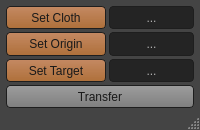
<?xml version="1.0" encoding="UTF-8"?>
<ui version="4.0">
 <class>ldmt_clothTransfer</class>
 <widget class="QMainWindow" name="ldmt_clothTransfer">
  <property name="geometry">
   <rect>
    <x>0</x>
    <y>0</y>
    <width>200</width>
    <height>130</height>
   </rect>
  </property>
  <property name="minimumSize">
   <size>
    <width>200</width>
    <height>130</height>
   </size>
  </property>
  <property name="maximumSize">
   <size>
    <width>200</width>
    <height>300</height>
   </size>
  </property>
  <property name="windowTitle">
   <string>Cloth Transfer Tool</string>
  </property>
  <property name="styleSheet">
   <string notr="true">QMainWindow{
background-color: rgb(68,68,68);
}
QWidget#centralwidget{
background-color: rgb(68,68,68);
}
QPushButton{ 
border:1px solid rgb(30,30,30);
border-radius:4px;
background-color: qlineargradient(spread:pad, x1:1, y1:1, x2:1, y2:0, stop:0 rgba(189, 118, 57, 225), stop:1 rgba(235, 158, 108, 195));
color:rgb(25,25,25);}
QPushButton:hover{ 
 border:1px solid rgb(30,30,30);
background-color: qlineargradient(spread:pad, x1:1, y1:1, x2:1, y2:0, stop:0 rgba(189, 118, 57, 225), stop:1 rgba(255, 178, 128, 195));
color:rgb(25,25,25);}
QPushButton:pressed{ 
 border:1px solid rgb(30,30,30);
background-color: qlineargradient(spread:pad, x1:1, y1:1, x2:1, y2:0, stop:0 rgba(235, 158, 108, 195), stop:1 rgba( 189, 118, 57, 225));
color:rgb(25,25,25);}

QRadioButton{
color:rgb(175,175,175);
}
QCheckBox{
color:rgb(175,175,175);
}

QStatusBar QLabel {
    border: 3px solid white;
}

QStatusBar {
    color: rgb(175,175,175);
}

QStatusBar::item {
    border: 1px solid red;
    border-radius: 3px;
}</string>
  </property>
  <widget class="QWidget" name="centralwidget">
   <property name="minimumSize">
    <size>
     <width>200</width>
     <height>0</height>
    </size>
   </property>
   <property name="maximumSize">
    <size>
     <width>200</width>
     <height>16777215</height>
    </size>
   </property>
   <layout class="QGridLayout" name="gridLayout">
    <property name="leftMargin">
     <number>6</number>
    </property>
    <property name="topMargin">
     <number>6</number>
    </property>
    <property name="rightMargin">
     <number>6</number>
    </property>
    <property name="bottomMargin">
     <number>0</number>
    </property>
    <property name="spacing">
     <number>3</number>
    </property>
    <item row="0" column="0">
     <widget class="QPushButton" name="btn_setCloth">
      <property name="sizePolicy">
       <sizepolicy hsizetype="Minimum" vsizetype="Preferred">
        <horstretch>0</horstretch>
        <verstretch>0</verstretch>
       </sizepolicy>
      </property>
      <property name="minimumSize">
       <size>
        <width>100</width>
        <height>20</height>
       </size>
      </property>
      <property name="maximumSize">
       <size>
        <width>16777215</width>
        <height>90</height>
       </size>
      </property>
      <property name="font">
       <font>
        <family>Segoe UI</family>
       </font>
      </property>
      <property name="cursor">
       <cursorShape>PointingHandCursor</cursorShape>
      </property>
      <property name="statusTip">
       <string>Set cloth you want to transfer.</string>
      </property>
      <property name="styleSheet">
       <string notr="true">QPushButton{ 
border:1px solid rgb(30,30,30);
border-radius:4px;
background-color: qlineargradient(spread:pad, x1:1, y1:1, x2:1, y2:0, stop:0 rgba(189, 118, 57, 225), stop:1 rgba(235, 158, 108, 195));
color:rgb(25,25,25);}
QPushButton:hover{ 
 border:1px solid rgb(30,30,30);
background-color: qlineargradient(spread:pad, x1:1, y1:1, x2:1, y2:0, stop:0 rgba(189, 118, 57, 225), stop:1 rgba(255, 178, 128, 195));
color:rgb(25,25,25);}
QPushButton:pressed{ 
 border:1px solid rgb(30,30,30);
background-color: qlineargradient(spread:pad, x1:1, y1:1, x2:1, y2:0, stop:0 rgba(235, 158, 108, 195), stop:1 rgba( 189, 118, 57, 225));
color:rgb(25,25,25);}
</string>
      </property>
      <property name="text">
       <string>Set Cloth</string>
      </property>
     </widget>
    </item>
    <item row="1" column="0">
     <widget class="QPushButton" name="btn_setOrigin">
      <property name="sizePolicy">
       <sizepolicy hsizetype="Minimum" vsizetype="Preferred">
        <horstretch>0</horstretch>
        <verstretch>0</verstretch>
       </sizepolicy>
      </property>
      <property name="minimumSize">
       <size>
        <width>100</width>
        <height>20</height>
       </size>
      </property>
      <property name="maximumSize">
       <size>
        <width>16777215</width>
        <height>90</height>
       </size>
      </property>
      <property name="font">
       <font>
        <family>Segoe UI</family>
       </font>
      </property>
      <property name="cursor">
       <cursorShape>PointingHandCursor</cursorShape>
      </property>
      <property name="statusTip">
       <string>Set origin body.</string>
      </property>
      <property name="styleSheet">
       <string notr="true">QPushButton{ 
border:1px solid rgb(30,30,30);
border-radius:4px;
background-color: qlineargradient(spread:pad, x1:1, y1:1, x2:1, y2:0, stop:0 rgba(189, 118, 57, 225), stop:1 rgba(235, 158, 108, 195));
color:rgb(25,25,25);}
QPushButton:hover{ 
 border:1px solid rgb(30,30,30);
background-color: qlineargradient(spread:pad, x1:1, y1:1, x2:1, y2:0, stop:0 rgba(189, 118, 57, 225), stop:1 rgba(255, 178, 128, 195));
color:rgb(25,25,25);}
QPushButton:pressed{ 
 border:1px solid rgb(30,30,30);
background-color: qlineargradient(spread:pad, x1:1, y1:1, x2:1, y2:0, stop:0 rgba(235, 158, 108, 195), stop:1 rgba( 189, 118, 57, 225));
color:rgb(25,25,25);}
</string>
      </property>
      <property name="text">
       <string>Set Origin</string>
      </property>
     </widget>
    </item>
    <item row="2" column="0">
     <widget class="QPushButton" name="btn_setTarget">
      <property name="sizePolicy">
       <sizepolicy hsizetype="Minimum" vsizetype="Preferred">
        <horstretch>0</horstretch>
        <verstretch>0</verstretch>
       </sizepolicy>
      </property>
      <property name="minimumSize">
       <size>
        <width>100</width>
        <height>20</height>
       </size>
      </property>
      <property name="maximumSize">
       <size>
        <width>16777215</width>
        <height>90</height>
       </size>
      </property>
      <property name="font">
       <font>
        <family>Segoe UI</family>
       </font>
      </property>
      <property name="cursor">
       <cursorShape>PointingHandCursor</cursorShape>
      </property>
      <property name="statusTip">
       <string>Set target body.</string>
      </property>
      <property name="styleSheet">
       <string notr="true">QPushButton{ 
border:1px solid rgb(30,30,30);
border-radius:4px;
background-color: qlineargradient(spread:pad, x1:1, y1:1, x2:1, y2:0, stop:0 rgba(189, 118, 57, 225), stop:1 rgba(235, 158, 108, 195));
color:rgb(25,25,25);}
QPushButton:hover{ 
 border:1px solid rgb(30,30,30);
background-color: qlineargradient(spread:pad, x1:1, y1:1, x2:1, y2:0, stop:0 rgba(189, 118, 57, 225), stop:1 rgba(255, 178, 128, 195));
color:rgb(25,25,25);}
QPushButton:pressed{ 
 border:1px solid rgb(30,30,30);
background-color: qlineargradient(spread:pad, x1:1, y1:1, x2:1, y2:0, stop:0 rgba(235, 158, 108, 195), stop:1 rgba( 189, 118, 57, 225));
color:rgb(25,25,25);}
</string>
      </property>
      <property name="text">
       <string>Set Target</string>
      </property>
     </widget>
    </item>
    <item row="2" column="1">
     <widget class="QPushButton" name="btn_selectTarget">
      <property name="sizePolicy">
       <sizepolicy hsizetype="Preferred" vsizetype="Preferred">
        <horstretch>0</horstretch>
        <verstretch>0</verstretch>
       </sizepolicy>
      </property>
      <property name="minimumSize">
       <size>
        <width>0</width>
        <height>20</height>
       </size>
      </property>
      <property name="maximumSize">
       <size>
        <width>16777215</width>
        <height>90</height>
       </size>
      </property>
      <property name="font">
       <font>
        <family>Segoe UI</family>
       </font>
      </property>
      <property name="cursor">
       <cursorShape>PointingHandCursor</cursorShape>
      </property>
      <property name="statusTip">
       <string>Click to select the faces you set as target.</string>
      </property>
      <property name="styleSheet">
       <string notr="true">QPushButton{ 
 border:1px solid rgb(30,30,30);
background-color: rgb(30, 30, 30, 215);
color:rgb(175,175,175);}


QPushButton:hover{ 
 border:1px solid rgb(30,30,30);
background-color: rgb(75,75,75, 215);
color:rgb(175,175,175);}

QPushButton:pressed{ 
 border:1px solid rgb(30,30,30);
background-color: rgb(100,100,100, 215);
color:rgb(175,175,175);}
</string>
      </property>
      <property name="text">
       <string>...</string>
      </property>
     </widget>
    </item>
    <item row="1" column="1">
     <widget class="QPushButton" name="btn_selectOrigin">
      <property name="sizePolicy">
       <sizepolicy hsizetype="Preferred" vsizetype="Preferred">
        <horstretch>0</horstretch>
        <verstretch>0</verstretch>
       </sizepolicy>
      </property>
      <property name="minimumSize">
       <size>
        <width>0</width>
        <height>20</height>
       </size>
      </property>
      <property name="maximumSize">
       <size>
        <width>16777215</width>
        <height>90</height>
       </size>
      </property>
      <property name="font">
       <font>
        <family>Segoe UI</family>
       </font>
      </property>
      <property name="cursor">
       <cursorShape>PointingHandCursor</cursorShape>
      </property>
      <property name="statusTip">
       <string>Click to select the verts you set as target.</string>
      </property>
      <property name="styleSheet">
       <string notr="true">QPushButton{ 
 border:1px solid rgb(30,30,30);
background-color: rgb(30, 30, 30, 215);
color:rgb(175,175,175);}


QPushButton:hover{ 
 border:1px solid rgb(30,30,30);
background-color: rgb(75,75,75, 215);
color:rgb(175,175,175);}

QPushButton:pressed{ 
 border:1px solid rgb(30,30,30);
background-color: rgb(100,100,100, 215);
color:rgb(175,175,175);}
</string>
      </property>
      <property name="text">
       <string>...</string>
      </property>
     </widget>
    </item>
    <item row="0" column="1">
     <widget class="QPushButton" name="btn_selectCloth">
      <property name="sizePolicy">
       <sizepolicy hsizetype="Preferred" vsizetype="Preferred">
        <horstretch>0</horstretch>
        <verstretch>0</verstretch>
       </sizepolicy>
      </property>
      <property name="minimumSize">
       <size>
        <width>0</width>
        <height>20</height>
       </size>
      </property>
      <property name="maximumSize">
       <size>
        <width>16777215</width>
        <height>90</height>
       </size>
      </property>
      <property name="font">
       <font>
        <family>Segoe UI</family>
       </font>
      </property>
      <property name="cursor">
       <cursorShape>PointingHandCursor</cursorShape>
      </property>
      <property name="statusTip">
       <string>Click to select the meshes you set as base mesh.</string>
      </property>
      <property name="styleSheet">
       <string notr="true">QPushButton{ 
 border:1px solid rgb(30,30,30);
background-color: rgb(30, 30, 30, 215);
color:rgb(175,175,175);}


QPushButton:hover{ 
 border:1px solid rgb(30,30,30);
background-color: rgb(75,75,75, 215);
color:rgb(175,175,175);}

QPushButton:pressed{ 
 border:1px solid rgb(30,30,30);
background-color: rgb(100,100,100, 215);
color:rgb(175,175,175);}
</string>
      </property>
      <property name="text">
       <string>...</string>
      </property>
     </widget>
    </item>
    <item row="3" column="0" colspan="2">
     <widget class="QPushButton" name="btn_transfer">
      <property name="sizePolicy">
       <sizepolicy hsizetype="Preferred" vsizetype="Preferred">
        <horstretch>0</horstretch>
        <verstretch>0</verstretch>
       </sizepolicy>
      </property>
      <property name="minimumSize">
       <size>
        <width>0</width>
        <height>20</height>
       </size>
      </property>
      <property name="maximumSize">
       <size>
        <width>16777215</width>
        <height>90</height>
       </size>
      </property>
      <property name="font">
       <font>
        <family>Segoe UI</family>
       </font>
      </property>
      <property name="cursor">
       <cursorShape>PointingHandCursor</cursorShape>
      </property>
      <property name="statusTip">
       <string>Click to run the trasferring process.</string>
      </property>
      <property name="styleSheet">
       <string notr="true">*.QPushButton{ 
background-color: qlineargradient(spread:pad, x1:1, y1:1, x2:1, y2:0, stop:0 rgba(135, 135, 135, 225), stop:1 rgba(185,185, 185, 195));
border:1px solid rgb(30,30,30);
color: rgb( 25,25,25 );
}
*.QPushButton:hover{ 
background-color: qlineargradient(spread:pad, x1:1, y1:1, x2:1, y2:0, stop:0 rgba(155, 155, 155, 225), stop:1 rgba(205,205, 205, 195));
border:1px solid rgb(30,30,30);
color: rgb( 25,25,25 );
text-decoration: underline!important;
}
*.QPushButton:pressed{ 
background-color: qlineargradient(spread:pad, x1:1, y1:1, x2:1, y2:0, stop:0 rgba(175, 175, 175, 195), stop:1 rgba(115,115, 115, 225));
border:1px solid rgb(30,30,30);
color: rgb( 25,25,25 );
}</string>
      </property>
      <property name="text">
       <string>Transfer</string>
      </property>
     </widget>
    </item>
   </layout>
  </widget>
  <widget class="QStatusBar" name="statusbar">
   <property name="statusTip">
    <string/>
   </property>
  </widget>
 </widget>
 <resources/>
 <connections/>
</ui>
